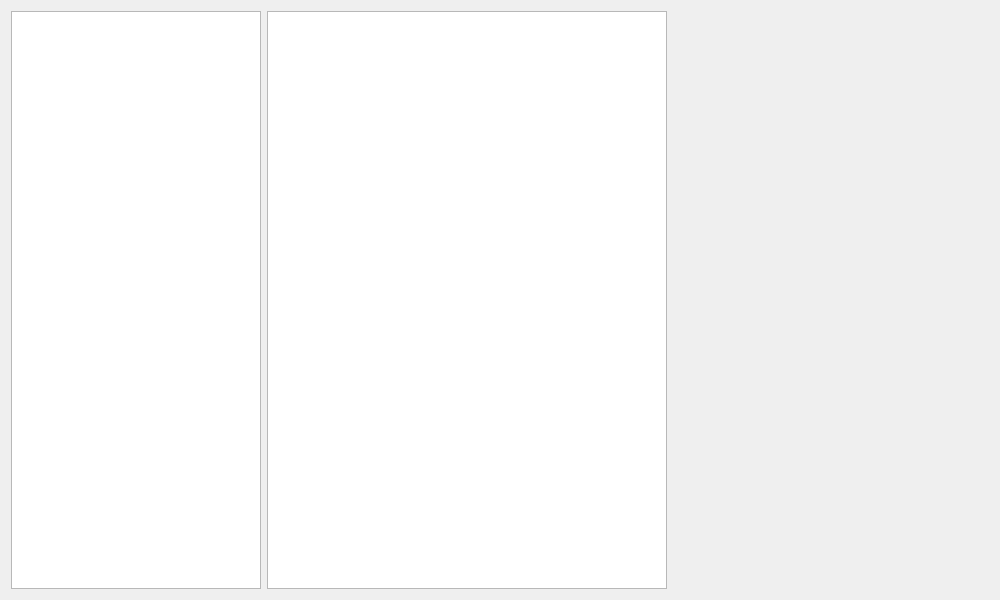
<?xml version="1.0" encoding="UTF-8"?>
<ui version="4.0">
 <class>Server</class>
 <widget class="QWidget" name="Server">
  <property name="geometry">
   <rect>
    <x>0</x>
    <y>0</y>
    <width>1000</width>
    <height>600</height>
   </rect>
  </property>
  <property name="sizePolicy">
   <sizepolicy hsizetype="MinimumExpanding" vsizetype="MinimumExpanding">
    <horstretch>0</horstretch>
    <verstretch>0</verstretch>
   </sizepolicy>
  </property>
  <property name="minimumSize">
   <size>
    <width>640</width>
    <height>435</height>
   </size>
  </property>
  <property name="font">
   <font>
    <family>Sans Serif</family>
    <pointsize>8</pointsize>
   </font>
  </property>
  <property name="windowTitle">
   <string>Form</string>
  </property>
  <layout class="QHBoxLayout" name="horizontalLayout">
   <item>
    <widget class="QTextEdit" name="textEdit_generalInfo">
     <property name="sizePolicy">
      <sizepolicy hsizetype="Preferred" vsizetype="Expanding">
       <horstretch>0</horstretch>
       <verstretch>0</verstretch>
      </sizepolicy>
     </property>
     <property name="maximumSize">
      <size>
       <width>250</width>
       <height>16777215</height>
      </size>
     </property>
     <property name="readOnly">
      <bool>true</bool>
     </property>
    </widget>
   </item>
   <item>
    <widget class="QTextEdit" name="textEdit_gpuInfo">
     <property name="sizePolicy">
      <sizepolicy hsizetype="Preferred" vsizetype="Expanding">
       <horstretch>0</horstretch>
       <verstretch>0</verstretch>
      </sizepolicy>
     </property>
     <property name="minimumSize">
      <size>
       <width>400</width>
       <height>0</height>
      </size>
     </property>
     <property name="readOnly">
      <bool>true</bool>
     </property>
    </widget>
   </item>
   <item>
    <layout class="QVBoxLayout" name="verticalLayout">
     <item>
      <widget class="QCustomPlot" name="cpuPlot" native="true"/>
     </item>
     <item>
      <widget class="QCustomPlot" name="memoryPlot" native="true"/>
     </item>
    </layout>
   </item>
  </layout>
 </widget>
 <customwidgets>
  <customwidget>
   <class>QCustomPlot</class>
   <extends>QWidget</extends>
   <header>plot2d.h</header>
   <container>1</container>
  </customwidget>
 </customwidgets>
 <resources/>
 <connections/>
</ui>
